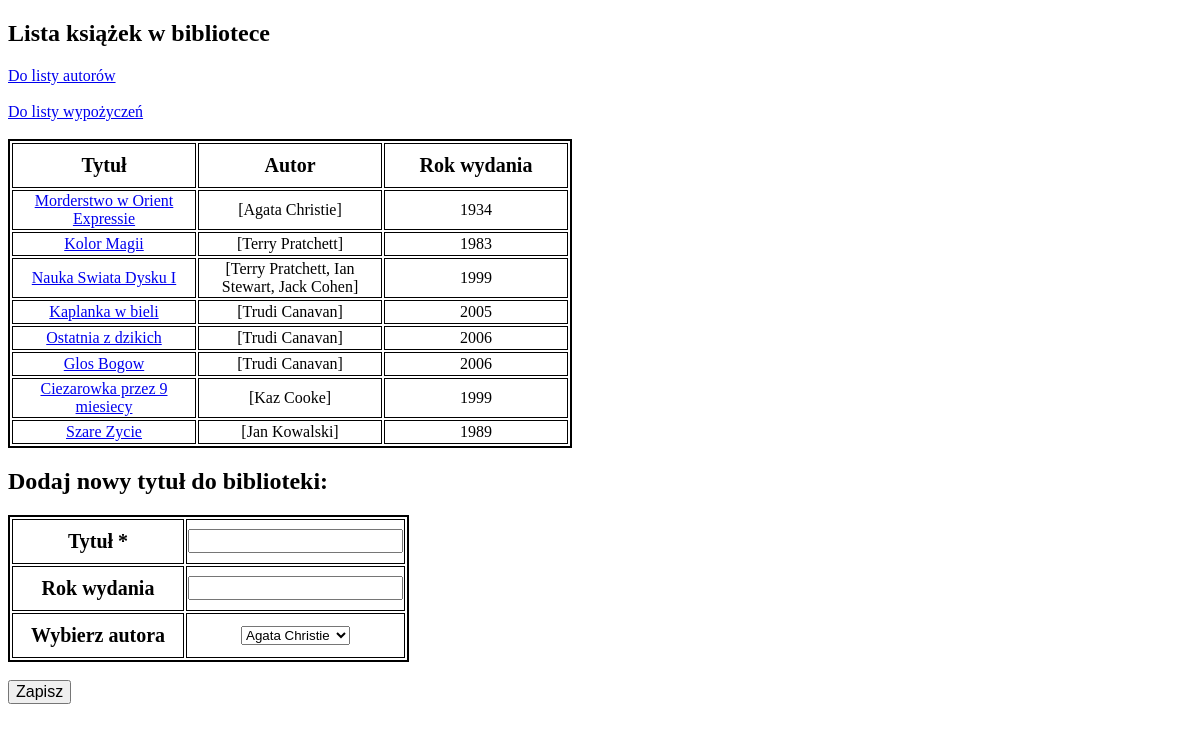
/sql/books/, run on the app's committed database.
### app/models.py (models this page shows, shortened)
class Book(db.Model):
    id = db.Column(db.Integer, primary_key=True)
    title = db.Column(db.String(100), index=True)
    year = db.Column(db.Numeric(4, 0))
    author = db.relationship('Author', secondary=book_author, backref=db.backref('books', lazy='dynamic'))  # noqa: E501
    borrowed = db.relationship('Borrowing', backref='book')

class Author(db.Model):
    id = db.Column(db.Integer, primary_key=True)
    name = db.Column(db.String(50), index=True)
    def __repr__(self):
        return f"{self.name}"

### app/routes.py (the view, shortened to what this page needs)
@app.route("/sql/books/", methods=["GET", "POST"])
def books_list_sql():
    form = BooksLibForm()
    books_all = Book.query.all()
    return render_template("books.html", books=books_all, form=form)

### app/forms.py
class BooksLibForm(FlaskForm):
    title = StringField('Tytuł', validators=[DataRequired()])
    year = IntegerField('Rok wydania')
    author = SelectField('Wybierz autora', choices=authors)

### app/templates/books.html (shortened to what this page needs)
<!DOCTYPE html>
<html lang="en">
<head>
    <link rel="stylesheet" href="{{ url_for('static', filename='style.css') }}">
</head>
<body>
<h2>Lista książek w bibliotece</h2>
<a href="/sql/authors/">Do listy autorów</a><br><br>
<a href="/sql/borrowing/">Do listy wypożyczeń</a><br><br>
<table>
    <thead>
    <th>Tytuł</th>
    <th>Autor</th>
    <th>Rok wydania</th>
    </thead>
{% for book in books %}
    <tr>
        <td><a href="/sql/books/{{ book.id }}">{{ book.title }}</a></td>
        <td>{{ book.author }}</td>
        <td>{{ book.year }}</td>
    </tr>
{% endfor %}
</table>
<div>
    <h2> Dodaj nowy tytuł do biblioteki: </h2>
    <form method="POST" action="/sql/books/">
        <table>
            {% for field in form if field.widget.input_type != 'hidden' %}
                <tr>
                    <th>{{ field.label }} {% if field.flags.required %}*{% endif %}</th>
                    <td>{{ field }}</td>
                </tr>
            {% endfor %}
        </table><br>
        <input type="submit" value="Zapisz">
    </form>
</div>
</body>
</html>

### app/static/style.css (style rules this page uses)
table { border: 2px solid black; }
th { border: 1px solid; width: 150px; height: 20px; padding: 10px; font-size: 20px; }
td { height: 20px; width: 180px; border: 1px solid; text-align: center; }
input { font-size: 16px; }

### data on the page
Book: title "Morderstwo w Orient Expressie", author "[Agata Christie]", year "1934"
Book: title "Kolor Magii", author "[Terry Pratchett]", year "1983"
Book: title "Nauka Swiata Dysku I", author "[Terry Pratchett, Ian Stewart, Jack Cohen]", year "1999"
Book: title "Kaplanka w bieli", author "[Trudi Canavan]", year "2005"
Book: title "Ostatnia z dzikich", author "[Trudi Canavan]", year "2006"
Book: title "Glos Bogow", author "[Trudi Canavan]", year "2006"
Book: title "Ciezarowka przez 9 miesiecy", author "[Kaz Cooke]", year "1999"
Book: title "Szare Zycie", author "[Jan Kowalski]", year "1989"

### other printed values
{{ field.label }} "Tytuł" "Rok wydania" "Wybierz autora"
